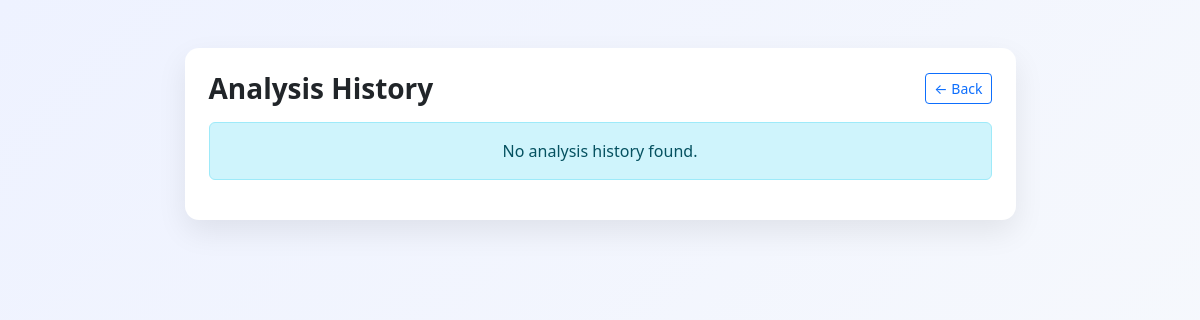
Before: /history/ with the older database file.
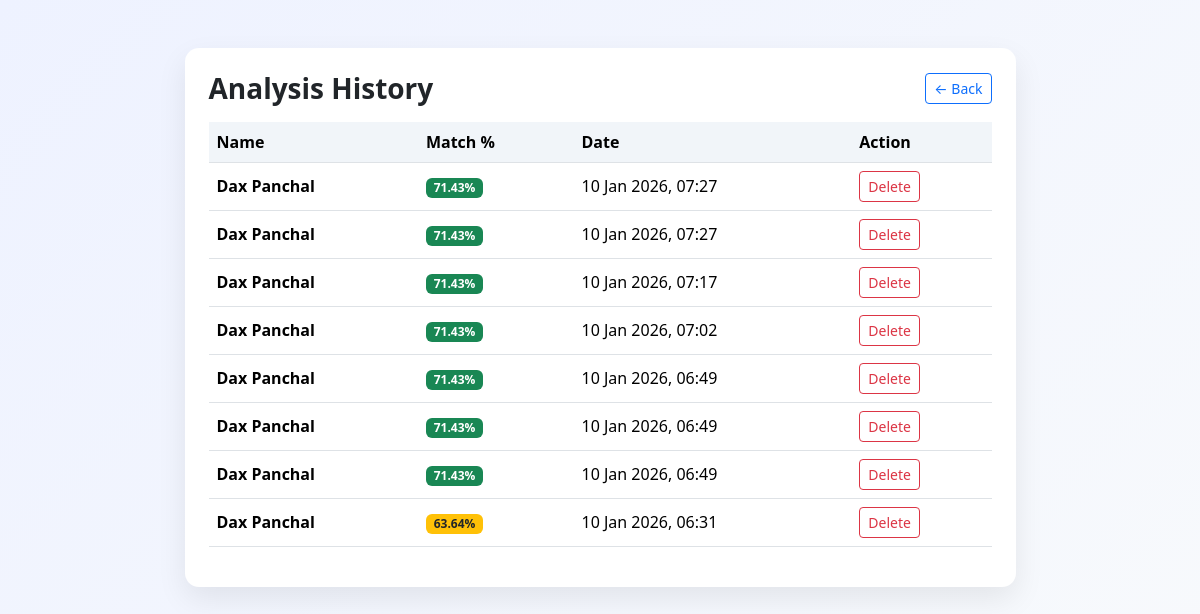
After: the same page with the newer database file.
### analyzer/models.py (models this page shows, shortened)
class AnalysisResult(models.Model):
    resume = models.ForeignKey(Resume, on_delete=models.CASCADE)
    matched_job = models.CharField(max_length=100)
    match_percentage = models.FloatField()
    created_at = models.DateTimeField(auto_now_add=True)

class Resume(models.Model):
    name = models.CharField(max_length=100)
    resume_file = models.FileField(upload_to='resumes/')
    uploaded_at = models.DateTimeField(auto_now_add=True)

### analyzer/views.py (the view)
# urls.py: path("history/", history, name="history"),
def history(request):
    results = AnalysisResult.objects.all().order_by("-created_at")
    return render(request, "history.html", {"results": results})

### templates/history.html (shortened to what this page needs)
<!DOCTYPE html>
<html lang="en">
<head>
    <link
      href="https://cdn.jsdelivr.net/npm/bootstrap@5.3.3/dist/css/bootstrap.min.css"
      rel="stylesheet"
    >
</head>
<body>
<div class="container py-5">
    <div class="row justify-content-center">
        <div class="col-lg-9">
            <div class="card p-4">
                <div class="d-flex justify-content-between align-items-center mb-3">
                    <h3 class="fw-bold mb-0">Analysis History</h3>
                    <a href="/" class="btn btn-outline-primary btn-sm">
                        ← Back
                    </a>
                </div>
                {% if results %}
                <div class="table-responsive">
                    <table class="table table-hover align-middle">
                        <thead>
                        <tr>
                            <th>Name</th>
                            <th>Match %</th>
                            <th>Date</th>
                            <th>Action</th>
                        </tr>
                        </thead>
                        <tbody>
                        {% for r in results %}
                        <tr>
                            <td class="fw-semibold">
                                {{ r.resume.name }}
                            </td>
                            <td>
                                <span class="badge
                                    {% if r.match_percentage >= 70 %}
                                        bg-success
                                    {% elif r.match_percentage >= 40 %}
                                        bg-warning text-dark
                                    {% else %}
                                        bg-danger
                                    {% endif %}
                                ">
                                    {{ r.match_percentage }}%
                                </span>
                            </td>
                            <td>
                                {{ r.created_at|date:"d M Y, H:i" }}
                            </td>
                            <td>
                                <form method="post"
                                      action="{% url 'delete_history' r.id %}"
                                      onsubmit="return confirm('Are you sure you want to delete this record?');">
                                    <button type="submit"
                                            class="btn btn-sm btn-outline-danger">
                                        Delete
                                    </button>
                                </form>
                            </td>
                        </tr>
                        {% endfor %}
                        </tbody>
                    </table>
                </div>
                {% else %}
                <div class="alert alert-info text-center">
                    No analysis history found.
                </div>
                {% endif %}
            </div>
        </div>
    </div>
</div>
</body>
</html>

### templates/history.html (style rules this page uses)
body { background: linear-gradient(135deg, #eef2ff, #f8fafc); min-height: 100vh; }
.card { border: none; border-radius: 14px; box-shadow: 0 12px 30px rgba(0,0,0,0.08); }
.table th { background-color: #f1f5f9; font-weight: 600; }

Changed rows visible on the page:
added AnalysisResult: resume.name "Dax Panchal", match_percentage "71.43", created_at "10 Jan 2026, 07:27"
added AnalysisResult: resume.name "Dax Panchal", match_percentage "71.43", created_at "10 Jan 2026, 07:27"
added AnalysisResult: resume.name "Dax Panchal", match_percentage "71.43", created_at "10 Jan 2026, 07:17"
added AnalysisResult: resume.name "Dax Panchal", match_percentage "71.43", created_at "10 Jan 2026, 07:02"
added AnalysisResult: resume.name "Dax Panchal", match_percentage "71.43", created_at "10 Jan 2026, 06:49"
added AnalysisResult: resume.name "Dax Panchal", match_percentage "71.43", created_at "10 Jan 2026, 06:49"
added AnalysisResult: resume.name "Dax Panchal", match_percentage "71.43", created_at "10 Jan 2026, 06:49"
added AnalysisResult: resume.name "Dax Panchal", match_percentage "63.64", created_at "10 Jan 2026, 06:31"
Other visible differences:
text no longer shown: "No analysis history found."
text now shown: "Name Match % Date Action"
